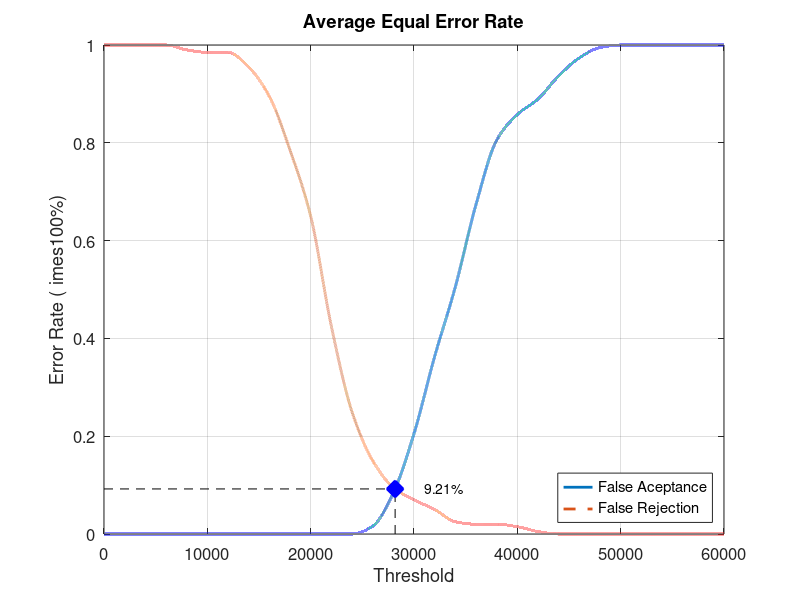
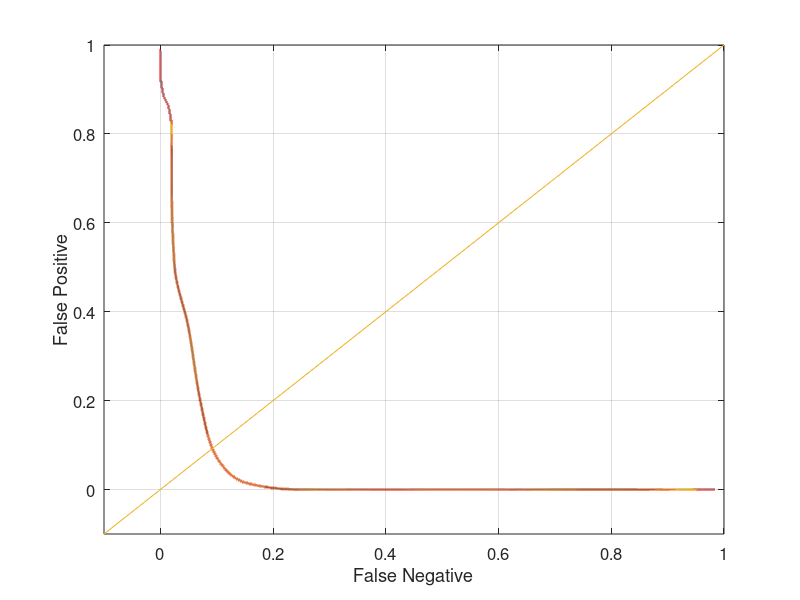

Reproduce these figures in MATLAB, in order.
close all;
clear;
clc;
x = 0:2000:60000;
xq = 0:0.5:60000;

y0 = [0 0 0 0 0 0 0 0 0 0 0 0 0 0.0157895 0.0842105 0.205263 0.363158 0.505263 0.673684 0.805263 0.857895 0.889474 0.936842 0.973684 0.994737 1 1 1 1 1 1]
yy0 = interp1(x, y0, xq, 'pchip');
y1 = [1 1 1 1 0.99 0.985 0.985 0.955 0.895 0.785 0.65 0.425 0.25 0.15 0.095 0.07 0.05 0.025 0.02 0.02 0.015 0.005 0 0 0 0 0 0 0 0 0]
yy1 = interp1(x, y1, xq, 'pchip');

% Calculating EER: 
y2 = abs(y0 - y1);
find(y2 == min(y2))
yy2 = abs(yy0 - yy1);
xEER = find(yy2 == min(yy2));
xEERIndex = xq(xEER) % X-axis EER
yEER = yy0(xEER) % Y-axis EER

main = figure
plot(xq, yy0,'-','LineWidth', 2);	hold on
plot(xq, yy1,'--','LineWidth', 2);	hold on
plot([xEERIndex xEERIndex], [0 yEER], 'k--');	hold on
plot([0 xEERIndex], [yEER yEER], 'k--');	hold on
plot(xEERIndex, yEER, 'bx', 'LineWidth', 10);	hold on
text(xEERIndex + 10 * xEERIndex / 100, yEER, [num2str(round((10000 * yEER)) / 100) '%'])
legend('False Aceptance', 'False Rejection', 'Location', 'SouthEast')
xlabel('Threshold')
ylabel('Error Rate (	imes100%)')
title('Average Equal Error Rate')
set(gca, 'FontSize', 12)
axis([0 60000 0 1])
grid on

print(main, 'Database2_3Main', '-dpng');
FNRxFPR = figure('Color', [1 1 1]);
plot(yy1, yy0, '-', yy1, yy0, 'LineWidth', 2);
hold on
y = -0.1:0.1:1
plot(y, y); 
set(gca, 'FontSize', 12)
xlabel('False Negative')
ylabel('False Positive')
axis([-0.1 1 -0.1 1])
set(gca, 'FontSize', 12)
grid on

print(FNRxFPR, 'Database2_3FNRxFPR','-dpng');
